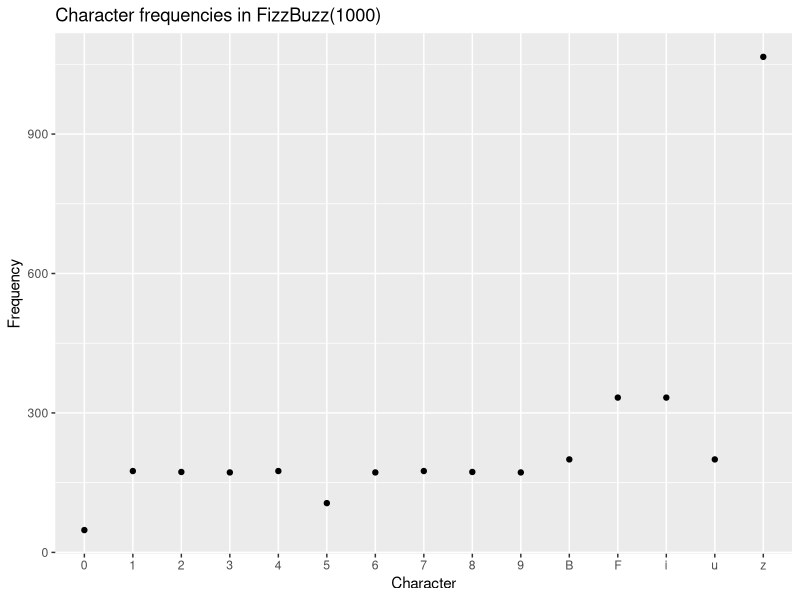
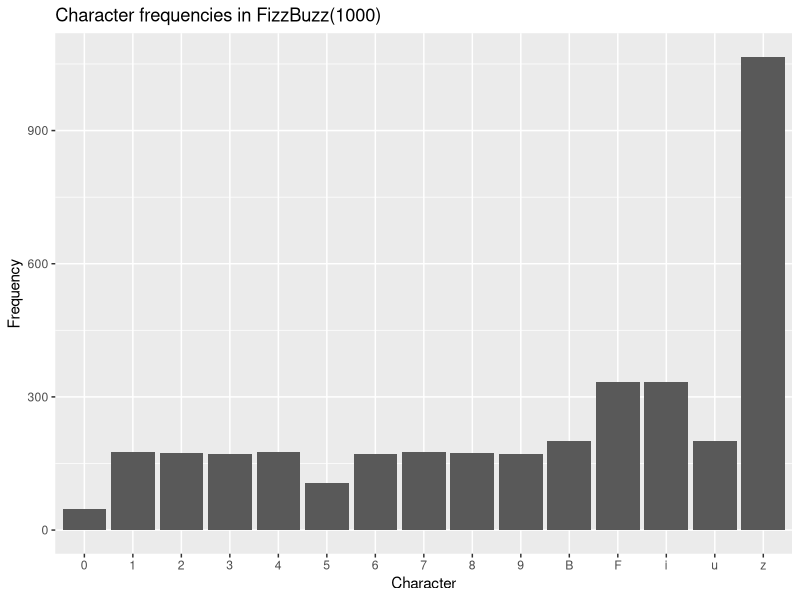
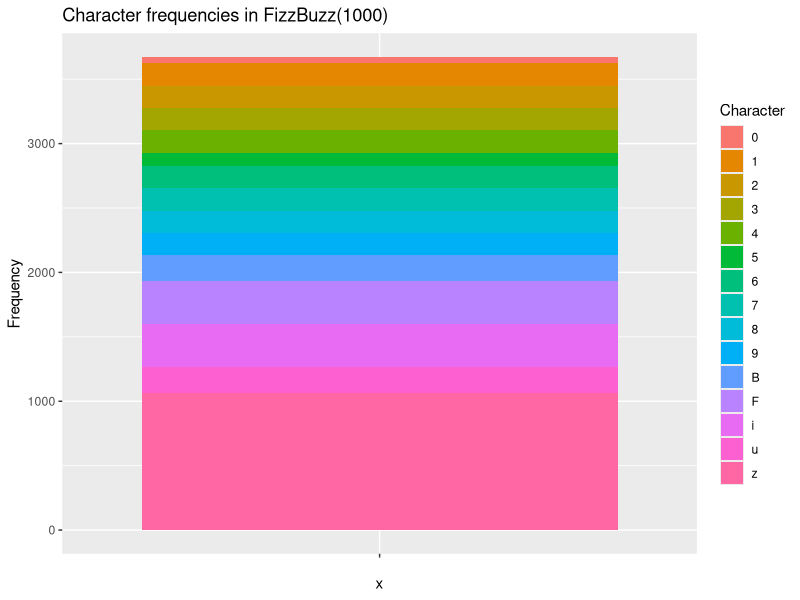
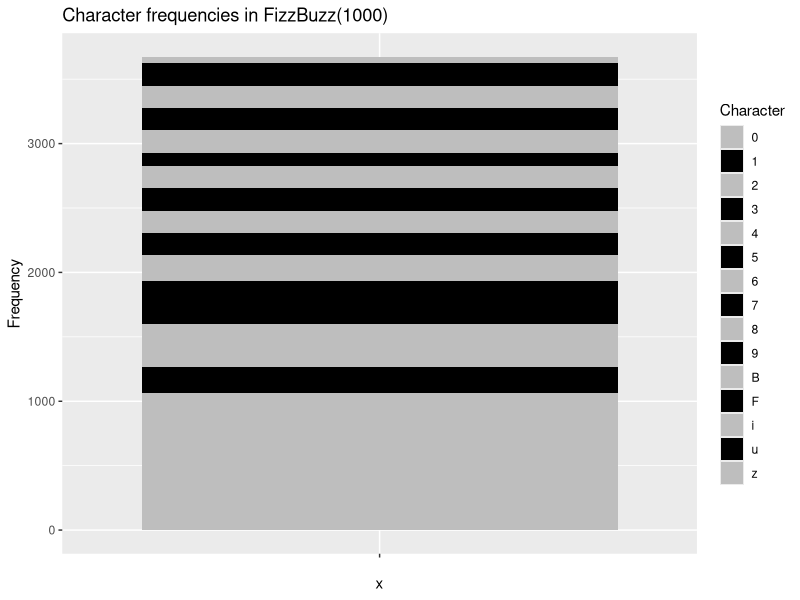
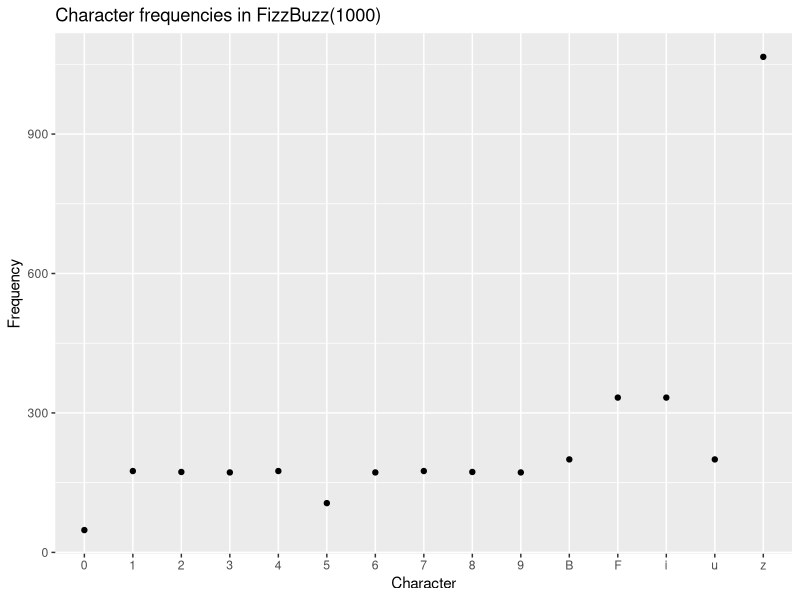
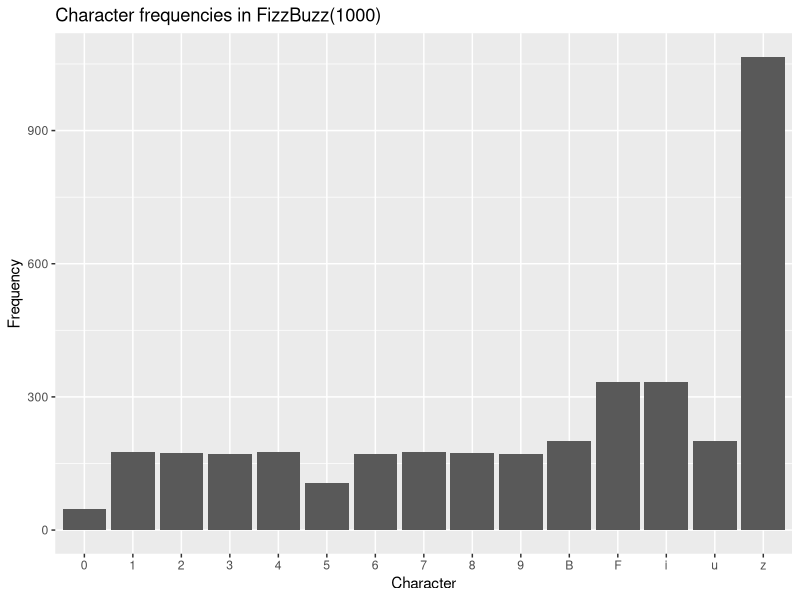
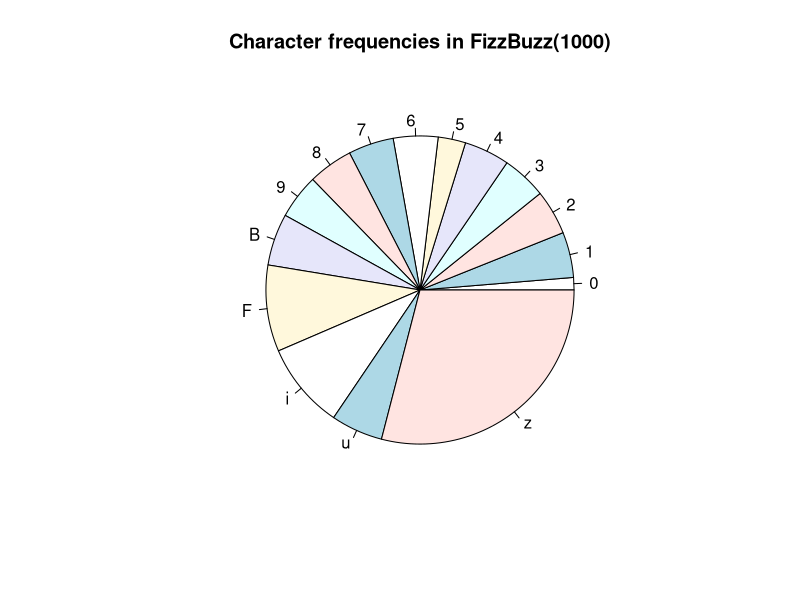
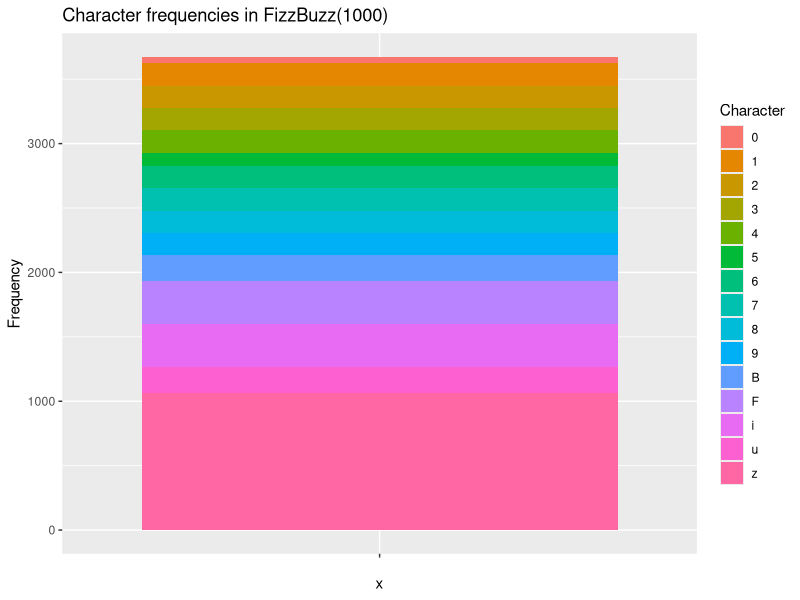

Write R code to recreate these figures, in order.
# Example solution to FizzBuzz in R for Eric's HEART class on principles of statistics. 

# Do it for just one number
FizzBuzzOne = function(i){
    output = ""
    if( i %% 3 == 0 ){
        output = paste0(output, "Fizz")
    }
    if( i %% 5 == 0 ){
        output = paste0(output, "Buzz")
    }
    if( nchar(output)==0 ){
        output = paste0(output, i)
    }
    output
}
# Apply it to all numbers
FizzBuzz = function(N) sapply(1:N, FizzBuzzOne)
# For exercise 4
concatenated_output = paste0(FizzBuzz(1e3), collapse = "")
character_frequencies = table(strsplit(concatenated_output, "")[[1]])
character_frequencies = setNames(as.data.frame(character_frequencies), c("Character", "Frequency"))
library(ggplot2)
ggplot(character_frequencies) + 
    geom_point(aes(x = Character, y = Frequency)) + 
    ggtitle("Character frequencies in FizzBuzz(1000)")
ggsave("example_plot1.png", width = 5, height = 5)
ggplot(character_frequencies) + 
    geom_bar(aes(x = Character, y = Frequency), stat = "identity") + 
    ggtitle("Character frequencies in FizzBuzz(1000)")
ggsave("example_plot2.png", width = 5, height = 5)
{
    png("example_plot3.png", width = 500, height = 500)
    pie(character_frequencies$Frequency, character_frequencies$Character, main = "Character frequencies in FizzBuzz(1000)")
    dev.off()
}
ggplot(character_frequencies) + 
    geom_bar(aes(x = "", y = Frequency, fill = Character), stat = "identity", position = "stack") + 
    ggtitle("Character frequencies in FizzBuzz(1000)") 
ggsave("example_plot4.png", width = 5, height = 5)

ggplot(character_frequencies) + 
    geom_bar(aes(x = "", y = Frequency, fill = Character), stat = "identity", position = "stack") + 
    ggtitle("Character frequencies in FizzBuzz(1000)") + 
    scale_fill_manual(values = rep(c("grey", "black"), length.out = 15))
ggsave("example_plot5.png", width = 5, height = 5)
